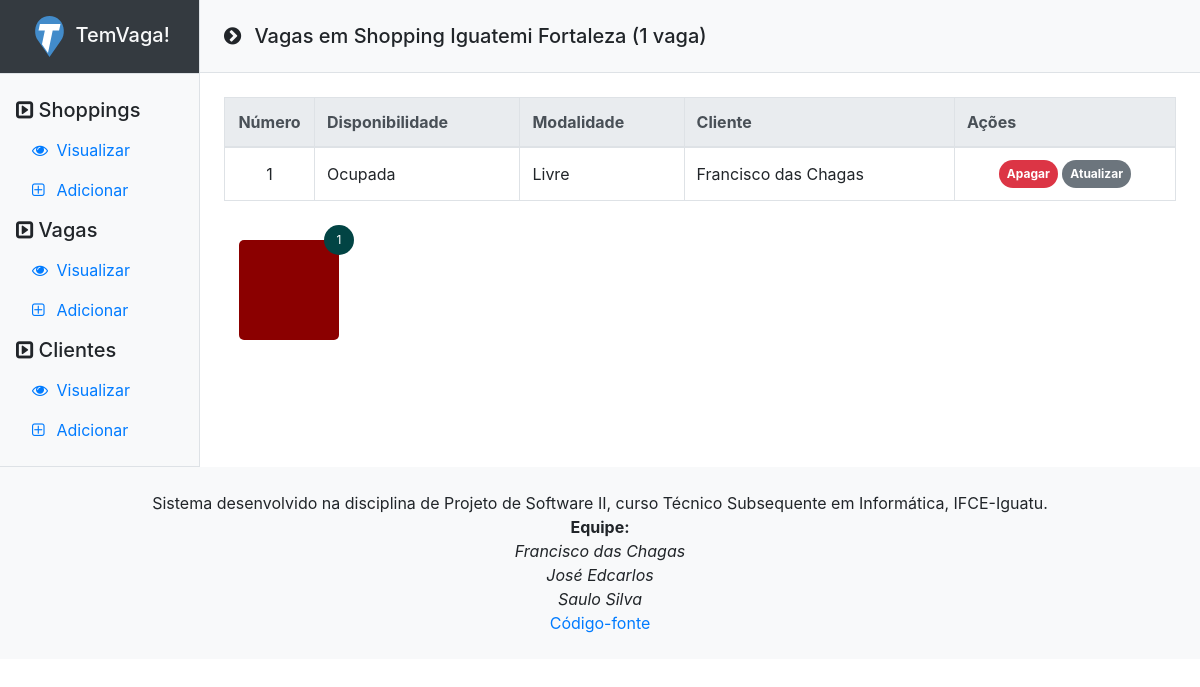
Screenshot of /estacionamento/index.php?controller=vagas&action=show&shopping_id=1 with the database file from the repository.
### tables this page shows
CREATE TABLE `shoppings` (
  `shopping_id` int NOT NULL,
  `shopping_nome` varchar(70) NOT NULL,
  `shopping_endereco` text NOT NULL
);

CREATE TABLE `vagas` (
  `vaga_id` int NOT NULL,
  `vaga_numero` int NOT NULL,
  `vaga_disponibilidade` enum('desocupada','ocupada') NOT NULL DEFAULT 'desocupada',
  `vaga_modalidade` enum('livre','idoso','gestante','pcd') NOT NULL DEFAULT 'livre',
  `cliente_id` int DEFAULT NULL,
  `shopping_id` int NOT NULL
);

CREATE TABLE `clientes` (
  `cliente_id` int NOT NULL,
  `cliente_nome` varchar(70) NOT NULL,
  `cliente_telefone` varchar(11) NOT NULL,
  `cliente_email` varchar(70) NOT NULL,
  `shopping_id` int NOT NULL
);

### estacionamento/routes.php (called while the page is built, shortened)
<?php
function call($controller, $action) {
	switch ($controller) {
		case 'vagas':
			require_once("models/vaga.php");
			$controller = new VagasController();
			break;
	}
	$controller->{$action}();
}
call($controller, $action);
?>

### estacionamento/index.php (called while the page is built, shortened)
<?php
require_once("views/layout.php");

### estacionamento/models/vaga.php (called while the page is built, shortened)
<?php
class Vaga {
    public function __construct($id, $numero, $disponibilidade, $modalidade, $cliente_id, $shopping_id) {
        $this->id              = $id;
        $this->numero          = $numero;
        $this->disponibilidade = $disponibilidade;
        $this->modalidade      = $modalidade;
    }
    public static function all($id) {
        $list = [];
        $db = Db::getInstance();
        $id = intval($id);
        $req = $db->prepare("SELECT vagas.*, clientes.cliente_nome FROM vagas LEFT JOIN clientes ON vagas.cliente_id = clientes.cliente_id WHERE vagas.shopping_id=:id ORDER BY vagas.vaga_numero ASC");
        $req->execute(array("id" => $id));
        foreach ($req->fetchAll() as $key => $vaga) {
            $list[$key] = new Vaga($vaga["vaga_id"], $vaga["vaga_numero"], $vaga["vaga_disponibilidade"], $vaga["vaga_modalidade"], $vaga["cliente_id"], $vaga["shopping_id"]);
            $list[$key]->cliente_nome = $vaga['cliente_nome'];
        }
        return $list;
    }
    public static function shoppingName($id) {
        $db   = Db::getInstance();
        $id   = intval($id);
        $req  = $db->prepare("SELECT shoppings.shopping_nome AS nome FROM shoppings WHERE shoppings.shopping_id=:id");
        $req->execute(array("id" => $id));
        $name = $req->fetch()['nome'];
        return $name;
    }
    public static function totalOf($id) {
        $db   = Db::getInstance();
        $id   = intval($id);
        $req  = $db->prepare("SELECT COUNT(*) AS total FROM vagas WHERE vagas.shopping_id=:id");
        $req->execute(array("id" => $id));
        $total = $req->fetch()['total'];
        return $total;
    }
}

### estacionamento/views/vagas/show.php (the view)
<h1 class="h5 m-0 p-4 bg-light border-bottom">
    <i class="fa fa-chevron-circle-right d-inline-block mr-2"></i>
    Vagas em <?php echo $nomeShopping; ?> (<?php echo $totalVagas, ($totalVagas > 1 || $totalVagas == 0) ? ' vagas' : ' vaga'; ?>)
</h1>
<div class="p-4"><div class="table-responsive">
    <table class="table table-bordered table-hover mb-4">
        <thead class="thead-light">
            <tr>
                <th style="width:90px" class="text-center">Número</th>
                <th>Disponibilidade</th>
                <th>Modalidade</th>
                <th>Cliente</th>
                <th>Ações</th>
            </tr>
        </thead>
        <tbody>
<?php
if (empty($vagas)) {
?>
            <td class="align-middle text-center" colspan="5">
                <a
                href="index.php?controller=vagas&action=insert&shopping_id=<?php echo $_GET['shopping_id']; ?>"
                class="btn btn-success">Adicionar nova vaga</a>
            </td>
<?php
} else {
    foreach ($vagas as $vaga) {
        if ($vaga->modalidade == "pcd") {
            $modalidade = "Pessoa com Deficiência (PCD)";
        } else {
            $modalidade = ucfirst($vaga->modalidade);
        }
?>
                <tr>
                    <td class="align-middle text-center"><?php echo $vaga->numero; ?></td>
                    <td class="align-middle"><?php echo ucfirst($vaga->disponibilidade); ?></td>
                    <td class="align-middle"><?php echo $modalidade; ?></td>
                    <td class="align-middle"><?php echo ($vaga->cliente_nome) != "" ? $vaga->cliente_nome : "Nenhum"; ?></td>
                    <td class="align-middle text-center">
                        <a
                        href="#"
                        data-href="index.php?controller=vagas&action=delete&shopping_id=<?php echo $_GET['shopping_id']; ?>&vaga_id=<?php echo $vaga->id; ?>"
                        class="action_delete badge badge-pill badge-danger p-2"
                        data-toggle="modal"
                        data-target="#confirm-delete">Apagar</a>
                        <a
                        href="index.php?controller=vagas&action=update&shopping_id=<?php echo $_GET['shopping_id']; ?>&vaga_id=<?php echo $vaga->id; ?>"
                        class="badge badge-pill badge-secondary p-2">Atualizar</a>
                    </td>
                </tr>
<?php
    }
}
?>
        </tbody>
    </table></div>
    <?php foreach ($vagas as $vaga): ?>
        <div
        class="vaga <?php echo $vaga->disponibilidade . ' ' . $vaga->modalidade; ?>"
        title="Vaga #<?php echo $vaga->numero; ?>">
            <span><?php echo $vaga->numero; ?></span>
        </div>
    <?php endforeach; ?>
</div>

### estacionamento/static/css/default.css (style rules this page uses)
table { width: 100%; }
.vaga { background-color: #efefef; display: inline-flex; align-items: center; justify-content: center; margin: 15px; height: 100px; width: 100px; position: relative; color: #fff; border-radius: 5px; background-size: 50px; background-position: center; background-repeat: no-repeat; }
.vaga span { background-color: rgb(2, 68, 68); display: inline-flex; align-items: center; justify-content: center; border-radius: 20px; height: 30px; width: 30px; font-size: 75%; position: absolute; top: -15px; right: -15px; }
.ocupada { background-color: darkred; }

### rows the page displays
shoppings: shopping_nome "Shopping Iguatemi Fortaleza"
vagas: vaga_numero "1", vaga_disponibilidade "Ocupada", vaga_modalidade "Livre", cliente.cliente_nome "Francisco das Chagas"

### other values shown
$totalVagas "1"
